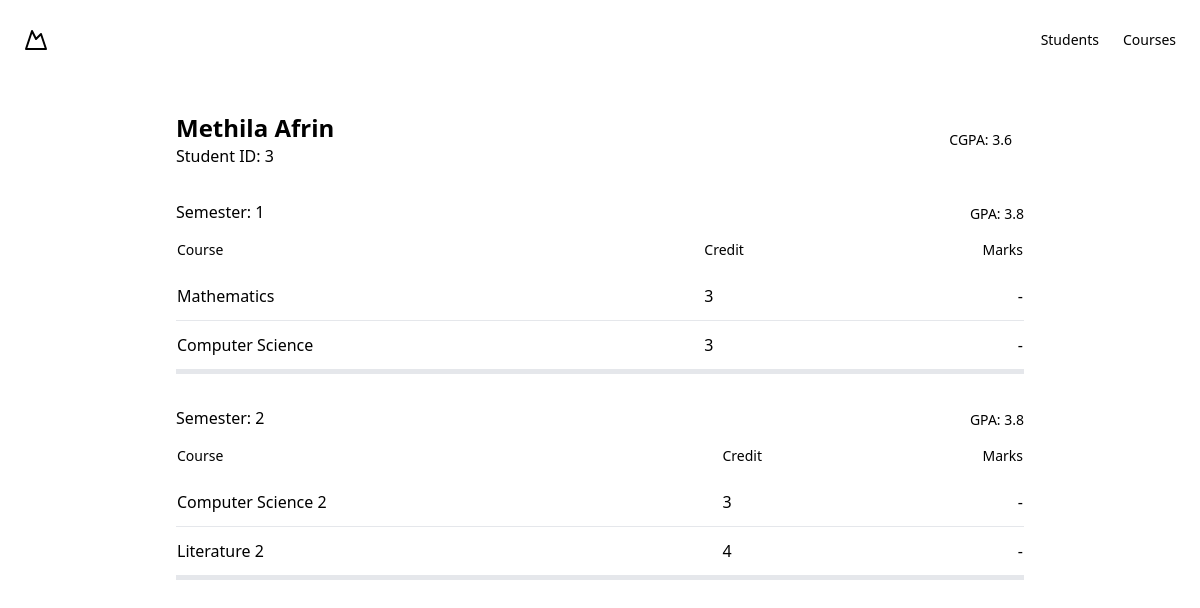
The page /students/result.php?id=3 on the database its author committed.
### tables this page shows
CREATE TABLE students (
    id INT AUTO_INCREMENT PRIMARY KEY,
    first_name VARCHAR(255) NOT NULL,
    last_name VARCHAR(255) NOT NULL,
    email VARCHAR(255) NOT NULL UNIQUE,
    phone_number VARCHAR(255) NOT NULL
);

CREATE TABLE student_courses (
    id INT AUTO_INCREMENT PRIMARY KEY,
    student_id INT NOT NULL,
    course_id INT NOT NULL,
    FOREIGN KEY (student_id) REFERENCES students(id),
    FOREIGN KEY (course_id) REFERENCES courses(id),
    UNIQUE(student_id, course_id)   
);

CREATE TABLE courses (
    id INT AUTO_INCREMENT PRIMARY KEY,
    name VARCHAR(255) NOT NULL,
    credit int NOT NULL,
    semester int NOT NULL,
    mark int NULL
);

### core/DB.php (called while the page is built, shortened)
<?php
class DB
{
    public PDO $pdo;
    public PDOStatement $statement;
    public function __construct($credentials, $username = "root", $password = "")
    {
        $dsn       = "mysql:" . http_build_query($credentials, "", ";");
        $this->pdo = new PDO($dsn, $username, $password, [
            PDO::ATTR_DEFAULT_FETCH_MODE => PDO::FETCH_ASSOC,
        ]);
    }
    public function query($sql, $params = []): static
    {
        $this->statement = $this->pdo->prepare($sql);
        $this->statement->execute($params);
        return $this;
    }
    public function find()
    {
        return $this->statement->fetch();
    }
    public function finds(): false|array
    {
        return $this->statement->fetchAll();
    }
}

### core/helper.php (called while the page is built, shortened)
<?php
$db = new DB(
    [
        "host" => "localhost",
        "port" => 3306,
        "dbname" => "systech_student-performance-information-system",
        "charset" => "utf8mb4"
    ],
    "root",
    "2611"
);

### students/result.php (the view)
<?
require_once "../views/layouts/header.php";
$id = $_REQUEST["id"];
$student = $db
    ->query("SELECT * FROM students WHERE id=:id", ["id" => $id])
    ->find();
$courses = $db
    ->query("SELECT * FROM student_courses INNER JOIN courses ON student_courses.course_id=courses.id WHERE student_id=:student_id", [
        "student_id" => $id
    ])
    ->finds();
$semesters = [];
foreach ($courses as $course) {
    $semesters[$course["semester"]] = [...($semesters[$course["semester"]] ?? []), $course];
}
?>
<div class="w-full max-w-4xl mx-auto space-y-8 py-8  md:px-6">
    <header class="flex items-center justify-between mb-6">
        <div>
            <h1 class="text-2xl font-bold"><?= $student["first_name"] ?> <?= $student["last_name"] ?></h1>
            <p class="text-muted-foreground">Student ID: <?= $student["id"] ?></p>
        </div>
        <div class="flex items-center gap-4">
            <div class="bg-primary rounded-md px-3 py-1 text-primary-foreground text-sm font-medium">CGPA: 3.6</div>
        </div>
    </header>
    <?php foreach ($semesters as $semester => $courses) : ?>
        <div class="border-b-4 ">
            <div class="flex justify-between">
                <h2>Semester: <?= $semester ?></h2>
                <div class="bg-primary rounded-md py-1 text-primary-foreground text-sm font-medium">GPA: 3.8</div>
            </div>
            <div class="overflow-x-auto">
                <table class="w-full border-collapse">
                    <thead>
                        <tr class="bg-muted">
                            <th class="py-3 text-left text-sm font-medium text-muted-foreground">Course</th>
                            <th class="py-3 text-left text-sm font-medium text-muted-foreground">Credit</th>
                            <th class="py-3 text-right text-sm font-medium text-muted-foreground">Marks</th>
                        </tr>
                    </thead>
                    <tbody>
                        <?php foreach ($courses as $course) : ?>
                            <tr class="border-b">
                                <td class="py-3 text-left"><?= $course["name"] ?></td>
                                <td class="py-3 text-left"><?= $course["credit"] ?></td>
                                <td class="py-3 text-right"><?= $course["mark"] ?? "-" ?></td>
                            </tr>
                        <?php endforeach ?>
                    </tbody>
                </table>
            </div>
        </div>
    <?php endforeach ?>
</div>
<?
require_once "../views/layouts/footer.php";
?>

### rows shown on the page
students: first_name "Methila", last_name "Afrin", id "3"
student_courses: course.name "Mathematics", course.credit "3", course.mark "-"
student_courses: course.name "Computer Science", course.credit "3", course.mark "-"
student_courses: course.name "Computer Science 2", course.credit "3", course.mark "-"
student_courses: course.name "Literature 2", course.credit "4", course.mark "-"

### other values the page prints
$semester "1"
$semester "2"
